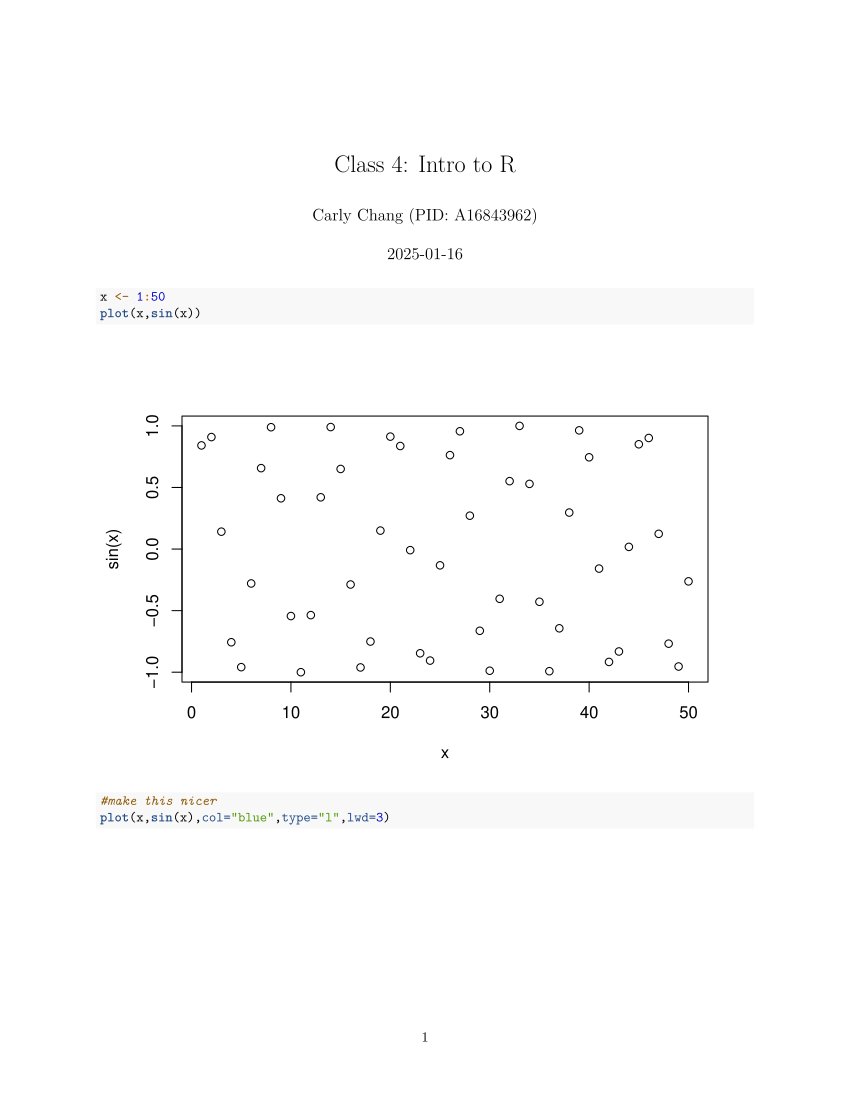

This chart was generated by the following R code:
#' ---
#' title: "Class 4: Intro to R"
#' author: "Carly Chang (PID: A16843962)"
#' ---


x <- 1:50
plot(x,sin(x))

#make this nicer
plot(x,sin(x),col="blue",type="l",lwd=3)
